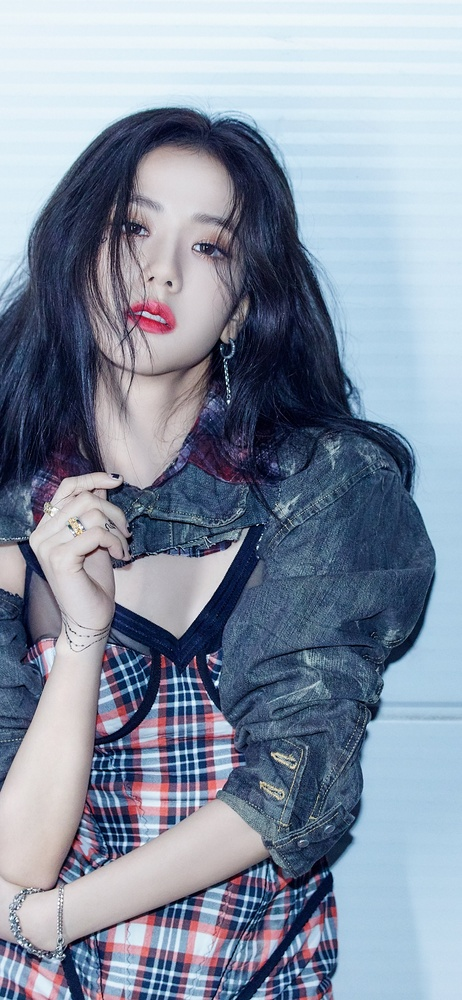
#> input picture CITRA POLA/SESI 4/jiso.jpg, 462 x 1000 px, shrunk from 1284 x 2778 before the run
$ python MainAritmatika.py
#> lines starting #> are read from the running program, lines starting #| are printed output that depends on the picture
import cv2
import numpy as np
img = cv2.imread("jiso.jpg")
#> img is the input picture: shape (1000, 462, 3); mean B, G, R 162.4, 144.2, 133
H, W = img.shape[:2]
#> H = 1000; W = 462

gray = np.zeros((H, W), np.uint8)
for i in range(H):
    for j in range(W):
        #Perhatikan format gambar B,G,R
        gray[i,j]= np.clip(0.299 * img[i, j, 2] + 0.587 * img[i, j, 1] + 0.114 * img[i, j, 0], 0, 255)
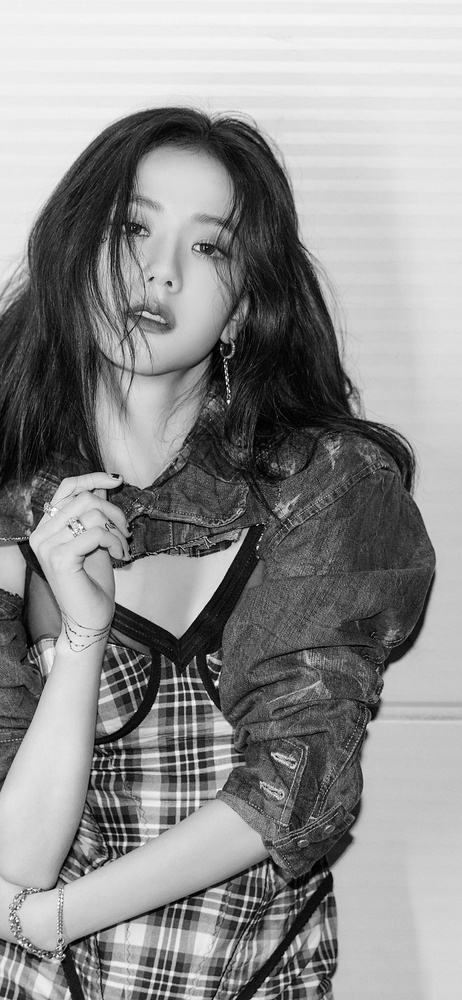
#> gray: shape (1000, 462); min 0, max 254, mean 142.5


img2 = cv2.cvtColor(img, cv2.COLOR_BGR2GRAY)
brightness = 50
h, w = img2.shape[:2]
#> h = 1000; w = 462

for i in np.arange(h):
    for j in np.arange(w):
        a = img2.item(i, j)
        b = a + brightness

        if b > 255:
            b = 255
        elif b < 0:
            b =0
        else:
            b =b
        img2.itemset((i, j), b)
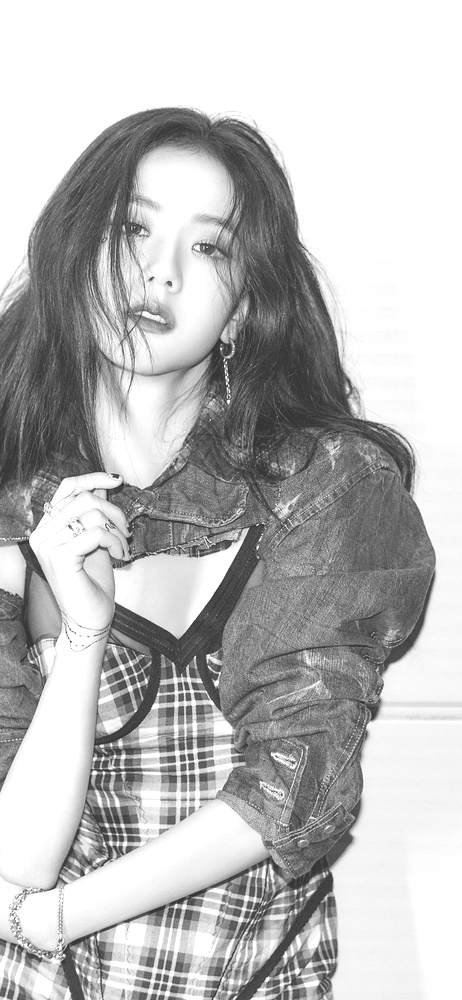
#> img2: shape (1000, 462); min 50, max 255, mean 187

cv2.imshow("Gambar asli", img)
cv2.imshow("Greyscale", gray)
cv2.waitKey(0)

$ run again, with CITRA POLA/SESI 4/lisa.jpeg copied over CITRA POLA/SESI 4/jiso.jpg
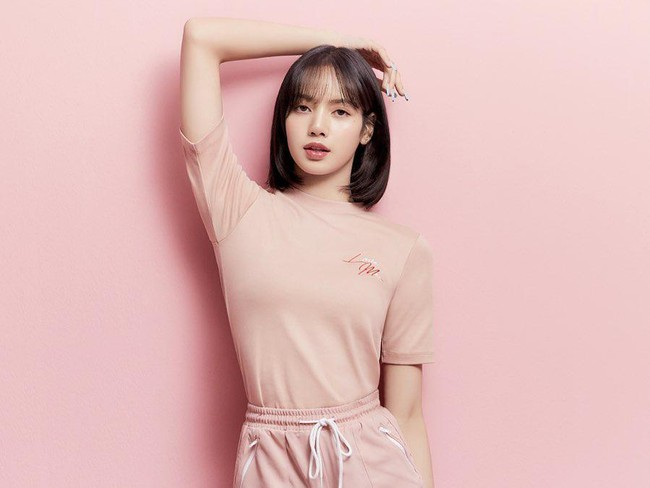
#> input picture CITRA POLA/SESI 4/lisa.jpeg, 650 x 488 px
#> img is the input picture: shape (488, 650, 3); mean B, G, R 184.6, 186.1, 224.4
#> after the loop `for i in range(H):`:
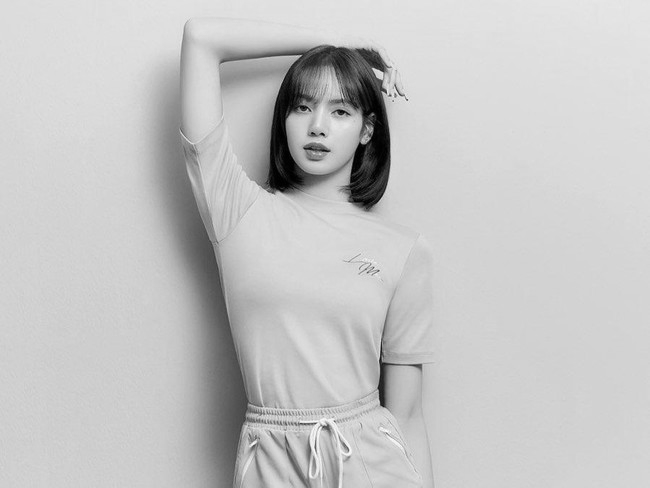
#> gray: shape (488, 650); min 0, max 252, mean 196.9
#> after the loop `for i in np.arange(h):`:
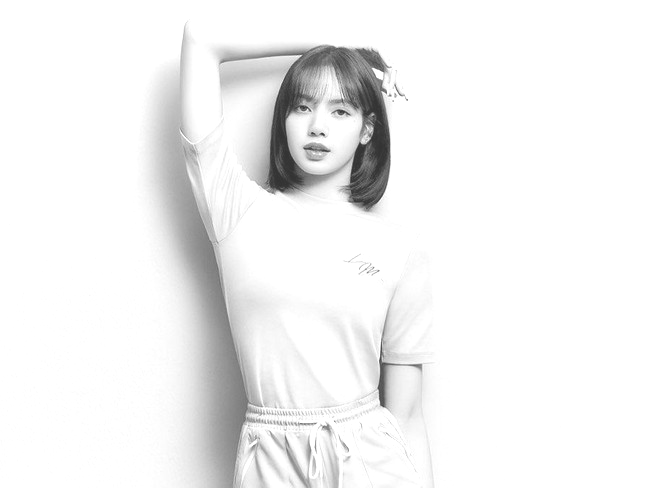
#> img2: shape (488, 650); min 50, max 255, mean 241.2
